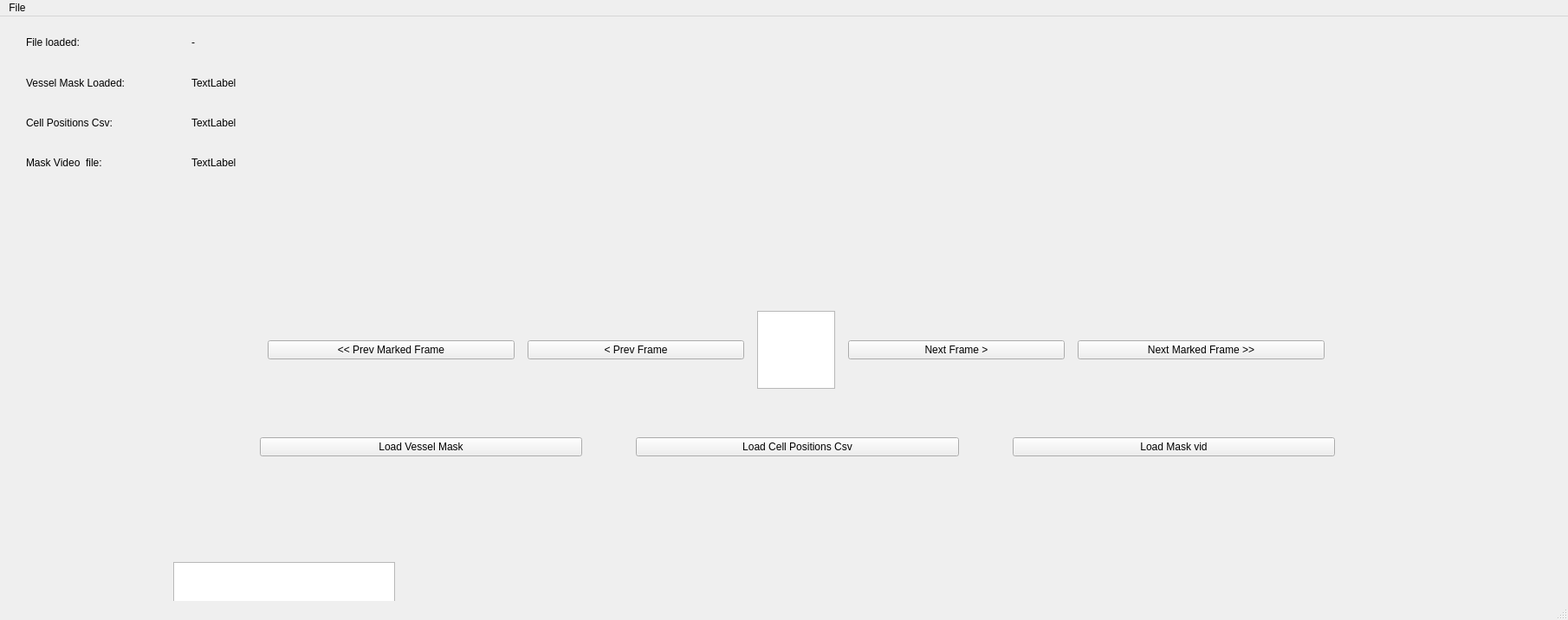
<?xml version="1.0" encoding="UTF-8"?>
<ui version="4.0">
 <class>MainWindow</class>
 <widget class="QMainWindow" name="MainWindow">
  <property name="geometry">
   <rect>
    <x>0</x>
    <y>0</y>
    <width>1810</width>
    <height>716</height>
   </rect>
  </property>
  <property name="windowTitle">
   <string>MainWindow</string>
  </property>
  <widget class="QWidget" name="centralwidget">
   <widget class="QWidget" name="layoutWidget">
    <property name="geometry">
     <rect>
      <x>300</x>
      <y>290</y>
      <width>1241</width>
      <height>270</height>
     </rect>
    </property>
    <layout class="QVBoxLayout" name="verticalLayout">
     <item>
      <layout class="QHBoxLayout" name="horizontalLayout_2">
       <item>
        <widget class="QPushButton" name="prev_marked_frame_btn">
         <property name="maximumSize">
          <size>
           <width>285</width>
           <height>16777215</height>
          </size>
         </property>
         <property name="text">
          <string>&lt;&lt; Prev Marked Frame</string>
         </property>
        </widget>
       </item>
       <item>
        <widget class="QPushButton" name="prev_frame_btn">
         <property name="maximumSize">
          <size>
           <width>250</width>
           <height>16777215</height>
          </size>
         </property>
         <property name="text">
          <string>&lt; Prev Frame</string>
         </property>
        </widget>
       </item>
       <item>
        <widget class="QTextEdit" name="cur_frame_txt">
         <property name="maximumSize">
          <size>
           <width>90</width>
           <height>90</height>
          </size>
         </property>
        </widget>
       </item>
       <item>
        <widget class="QPushButton" name="next_frame_btn">
         <property name="maximumSize">
          <size>
           <width>250</width>
           <height>16777215</height>
          </size>
         </property>
         <property name="text">
          <string>Next Frame &gt;</string>
         </property>
        </widget>
       </item>
       <item>
        <widget class="QPushButton" name="next_marked_frame_btn">
         <property name="maximumSize">
          <size>
           <width>285</width>
           <height>16777215</height>
          </size>
         </property>
         <property name="text">
          <string>Next Marked Frame &gt;&gt;</string>
         </property>
        </widget>
       </item>
      </layout>
     </item>
     <item>
      <layout class="QHBoxLayout" name="horizontalLayout">
       <property name="spacing">
        <number>62</number>
       </property>
       <item>
        <widget class="QPushButton" name="load_vessel_mask_btn">
         <property name="text">
          <string>Load Vessel Mask</string>
         </property>
        </widget>
       </item>
       <item>
        <widget class="QPushButton" name="load_cell_positions_csv_btn">
         <property name="text">
          <string>Load Cell Positions Csv</string>
         </property>
        </widget>
       </item>
       <item>
        <widget class="QPushButton" name="load_mask_video_btn">
         <property name="text">
          <string>Load Mask vid</string>
         </property>
        </widget>
       </item>
      </layout>
     </item>
    </layout>
   </widget>
   <widget class="QTextBrowser" name="debugDisplay">
    <property name="geometry">
     <rect>
      <x>200</x>
      <y>630</y>
      <width>256</width>
      <height>192</height>
     </rect>
    </property>
   </widget>
   <widget class="QWidget" name="layoutWidget">
    <property name="geometry">
     <rect>
      <x>30</x>
      <y>10</y>
      <width>1576</width>
      <height>179</height>
     </rect>
    </property>
    <layout class="QGridLayout" name="gridLayout">
     <property name="rightMargin">
      <number>1200</number>
     </property>
     <item row="3" column="0">
      <widget class="QLabel" name="mask_video_file_lbl">
       <property name="text">
        <string>Mask Video  file:</string>
       </property>
      </widget>
     </item>
     <item row="0" column="0">
      <widget class="QLabel" name="file_loaded_lbl">
       <property name="text">
        <string>File loaded:</string>
       </property>
      </widget>
     </item>
     <item row="2" column="0">
      <widget class="QLabel" name="cell_positions_csv_lbl">
       <property name="text">
        <string>Cell Positions Csv:</string>
       </property>
      </widget>
     </item>
     <item row="1" column="0">
      <widget class="QLabel" name="vessel_mask_loaded_lbl">
       <property name="text">
        <string>Vessel Mask Loaded:</string>
       </property>
      </widget>
     </item>
     <item row="0" column="1">
      <widget class="QLabel" name="filed_loaded_target_lbl">
       <property name="text">
        <string>-</string>
       </property>
      </widget>
     </item>
     <item row="1" column="1">
      <widget class="QLabel" name="vessel_mask_loaded_target_lbl">
       <property name="text">
        <string>TextLabel</string>
       </property>
      </widget>
     </item>
     <item row="2" column="1">
      <widget class="QLabel" name="cell_positions_csv_target_lbl">
       <property name="text">
        <string>TextLabel</string>
       </property>
      </widget>
     </item>
     <item row="3" column="1">
      <widget class="QLabel" name="mask_video_file_target_lbl">
       <property name="text">
        <string>TextLabel</string>
       </property>
      </widget>
     </item>
    </layout>
   </widget>
  </widget>
  <widget class="QMenuBar" name="menubar">
   <property name="geometry">
    <rect>
     <x>0</x>
     <y>0</y>
     <width>1810</width>
     <height>47</height>
    </rect>
   </property>
   <widget class="QMenu" name="menuFile">
    <property name="title">
     <string>File</string>
    </property>
    <addaction name="actionNew"/>
    <addaction name="actionSave"/>
    <addaction name="actionSave_As"/>
   </widget>
   <addaction name="menuFile"/>
  </widget>
  <widget class="QStatusBar" name="statusbar"/>
  <action name="actionNew">
   <property name="text">
    <string>New Video</string>
   </property>
   <property name="shortcut">
    <string>Ctrl+N</string>
   </property>
  </action>
  <action name="actionSave">
   <property name="text">
    <string>Save</string>
   </property>
   <property name="statusTip">
    <string>Save current selected cell positions.</string>
   </property>
   <property name="shortcut">
    <string>Ctrl+S</string>
   </property>
  </action>
  <action name="actionSave_As">
   <property name="text">
    <string>Save As</string>
   </property>
   <property name="statusTip">
    <string>Save file to a new location</string>
   </property>
  </action>
 </widget>
 <resources/>
 <connections>
  <connection>
   <sender>load_vessel_mask_btn</sender>
   <signal>clicked()</signal>
   <receiver>MainWindow</receiver>
   <slot>loadVesselMaskSlot()</slot>
   <hints>
    <hint type="sourcelabel">
     <x>296</x>
     <y>348</y>
    </hint>
    <hint type="destinationlabel">
     <x>319</x>
     <y>487</y>
    </hint>
   </hints>
  </connection>
  <connection>
   <sender>load_cell_positions_csv_btn</sender>
   <signal>clicked()</signal>
   <receiver>MainWindow</receiver>
   <slot>loadVesselMaskSlot()</slot>
   <hints>
    <hint type="sourcelabel">
     <x>706</x>
     <y>367</y>
    </hint>
    <hint type="destinationlabel">
     <x>739</x>
     <y>488</y>
    </hint>
   </hints>
  </connection>
  <connection>
   <sender>load_mask_video_btn</sender>
   <signal>clicked()</signal>
   <receiver>MainWindow</receiver>
   <slot>LoadMaskVidSlot()</slot>
   <hints>
    <hint type="sourcelabel">
     <x>1137</x>
     <y>376</y>
    </hint>
    <hint type="destinationlabel">
     <x>1215</x>
     <y>477</y>
    </hint>
   </hints>
  </connection>
  <connection>
   <sender>next_frame_btn</sender>
   <signal>clicked()</signal>
   <receiver>MainWindow</receiver>
   <slot>goToNextFrameSlot()</slot>
   <hints>
    <hint type="sourcelabel">
     <x>940</x>
     <y>224</y>
    </hint>
    <hint type="destinationlabel">
     <x>1066</x>
     <y>94</y>
    </hint>
   </hints>
  </connection>
  <connection>
   <sender>prev_frame_btn</sender>
   <signal>clicked()</signal>
   <receiver>MainWindow</receiver>
   <slot>goToPrevFrameSlot()</slot>
   <hints>
    <hint type="sourcelabel">
     <x>780</x>
     <y>235</y>
    </hint>
    <hint type="destinationlabel">
     <x>615</x>
     <y>89</y>
    </hint>
   </hints>
  </connection>
 </connections>
 <slots>
  <slot>loadVesselMaskSlot()</slot>
  <slot>loadCellPositionsSlot()</slot>
  <slot>LoadMaskVidSlot()</slot>
  <slot>goToNextFrameSlot()</slot>
  <slot>goToPrevFrameSlot()</slot>
 </slots>
</ui>
